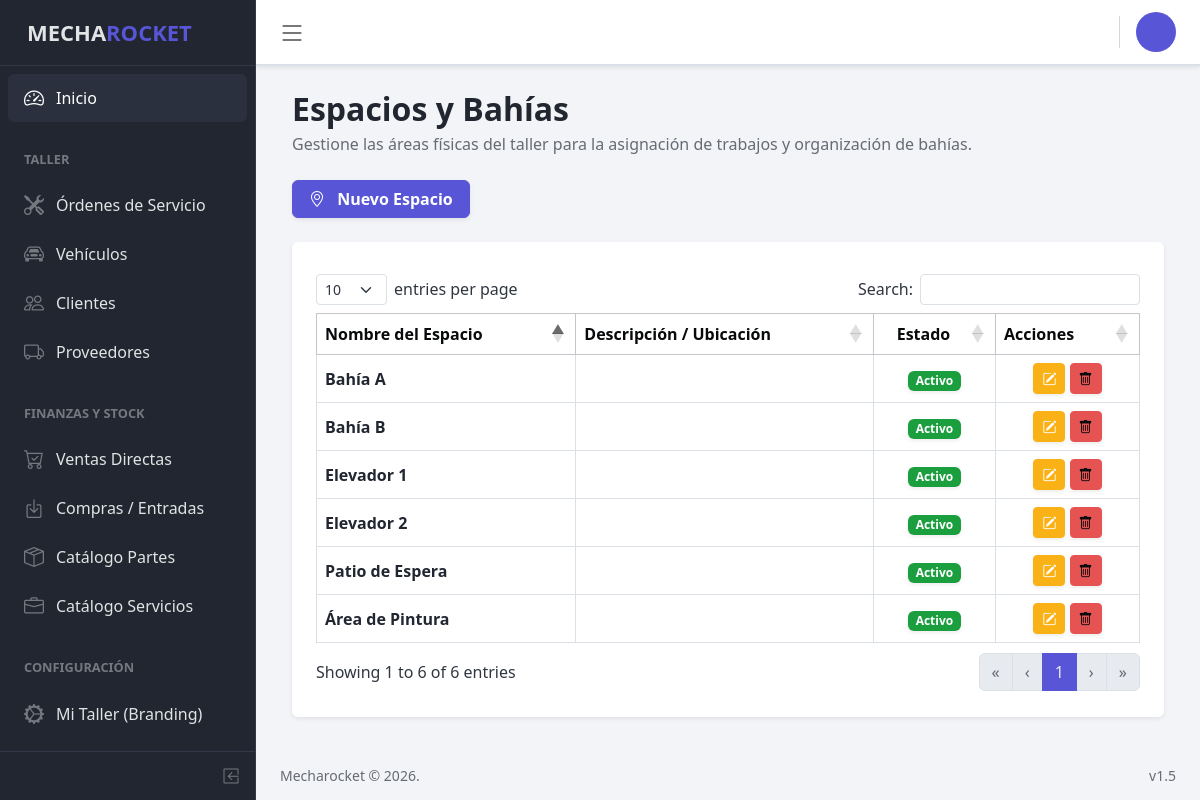
The app's page /?view=spaces&opt=all (signed in) with its own data.
### tables this page shows
create table space (
	id int not null auto_increment primary key,
	name varchar(255),
	description text,
	is_active boolean not null default 1
);

### core/controller/Layout.php (called while the page is built)
<?php
class Module {
	public static function loadLayout(){
		include "core/app/layouts/layout.php";
	}
}
?>

### core/controller/Lb.php (called while the page is built, shortened)
<?php
class Lb {
	public function start(){
		include "core/app/init.php";
	}
}
?>

### index.php (called while the page is built, shortened)
<?php
$lb = new Lb();
$lb->start();
?>

### core/controller/Model.php (called while the page is built, shortened)
<?php
class Model {
	public static function exists($modelname){
		$fullpath = self::getFullpath($modelname);
		$found=false;
		if(file_exists($fullpath)){
			$found = true;
		}
		return $found;
	}
	public static function getFullpath($modelname){
		return "core/app/model/".$modelname.".php";
	}
	public static function many($query,$aclass){
		$cnt = 0;
		$array = array();
		while($r = $query->fetch_array()){
			$array[$cnt] = new $aclass;
			$cnt2=1;
			foreach ($r as $key => $v) {
				if($cnt2>0 && $cnt2%2==0){
					$array[$cnt]->$key = $v;
				}
				$cnt2++;
			}
			$cnt++;
		}
		return $array;
	}
}
?>

### core/controller/Executor.php (called while the page is built, shortened)
<?php
class Executor {
	public static function doit($sql){
		$con = Database::getCon();
		return array($con->query($sql),$con->insert_id);
	}
}
?>

### core/app/model/SpaceData.php (called while the page is built, shortened)
<?php
class SpaceData {
	public static $tablename = "space";
	public static function getAll(){
		$sql = "select * from ".self::$tablename." order by name asc";
		$query = Executor::doit($sql);
		return Model::many($query[0],new SpaceData());
	}
}
?>

### core/app/view/spaces-view.php (the view, shortened to what this page needs)
<?php if(isset($_GET["opt"]) && $_GET["opt"]=="all"):?>
<section class="container-fluid text-start">
<div class="mb-4">
    <h2 class="fw-bold text-dark mb-1">Espacios y Bahías</h2>
    <p class="text-muted">Gestione las áreas físicas del taller para la asignación de trabajos y organización de bahías.</p>
</div>
<div class="mb-4">
    <a href="./?view=spaces&opt=new" class="btn btn-primary fw-bold px-3 shadow-sm"><i class="bi bi-geo-alt me-2"></i> Nuevo Espacio</a>
</div>
<div class="row">
	<div class="col-md-12">
<div class="card mb-4 border-0 shadow-sm">
  <div class="card-body p-4 text-start">
		<?php
		$spaces = SpaceData::getAll();
		if(count($spaces)>0){
			?>
			<table class="table table-bordered table-hover datatable align-middle">
			<thead class="table-light">
			<th>Nombre del Espacio</th>
            <th>Descripción / Ubicación</th>
            <th class="text-center">Estado</th>
			<th style="width:120px;">Acciones</th>
			</thead>
			<?php
			foreach($spaces as $space):
				?>
				<tr>
				<td><span class="fw-bold text-dark"><?php echo $space->name; ?></span></td>
                <td><?php echo $space->description; ?></td>
                <td class="text-center">
                  <?php if($space->is_active==1): ?>
                    <span class="badge bg-success shadow-sm">Activo</span>
                  <?php else: ?>
                    <span class="badge bg-danger shadow-sm">Inactivo</span>
                  <?php endif; ?>
                </td>
				<td class="text-center">
    				<a href="index.php?view=spaces&opt=edit&id=<?php echo $space->id;?>" class="btn btn-warning btn-sm text-white shadow-sm" title="Editar"><i class="bi bi-pencil-square"></i></a>
    				<a id="delspace-<?php echo $space->id;?>" class="btn btn-danger btn-sm shadow-sm" title="Eliminar"><i class="bi bi-trash"></i></a>
				</td>
				</tr>
				<?php
			endforeach; ?>
</table>
<?php		}else{
			?>
      <div class="alert alert-info border-0 shadow-sm mb-0">
        <i class="bi bi-info-circle-fill me-2"></i> No hay espacios registrados actualmente.
      </div>
			<?php
		}
		?>
	</div>
</div>
	</div>
</div>
</section>
<?php endif; ?>

### records on screen
space: name "Área de Pintura", is_active "Activo"
space: name "Bahía A", is_active "Activo"
space: name "Bahía B", is_active "Activo"
space: name "Elevador 1", is_active "Activo"
space: name "Elevador 2", is_active "Activo"
space: name "Patio de Espera", is_active "Activo"
